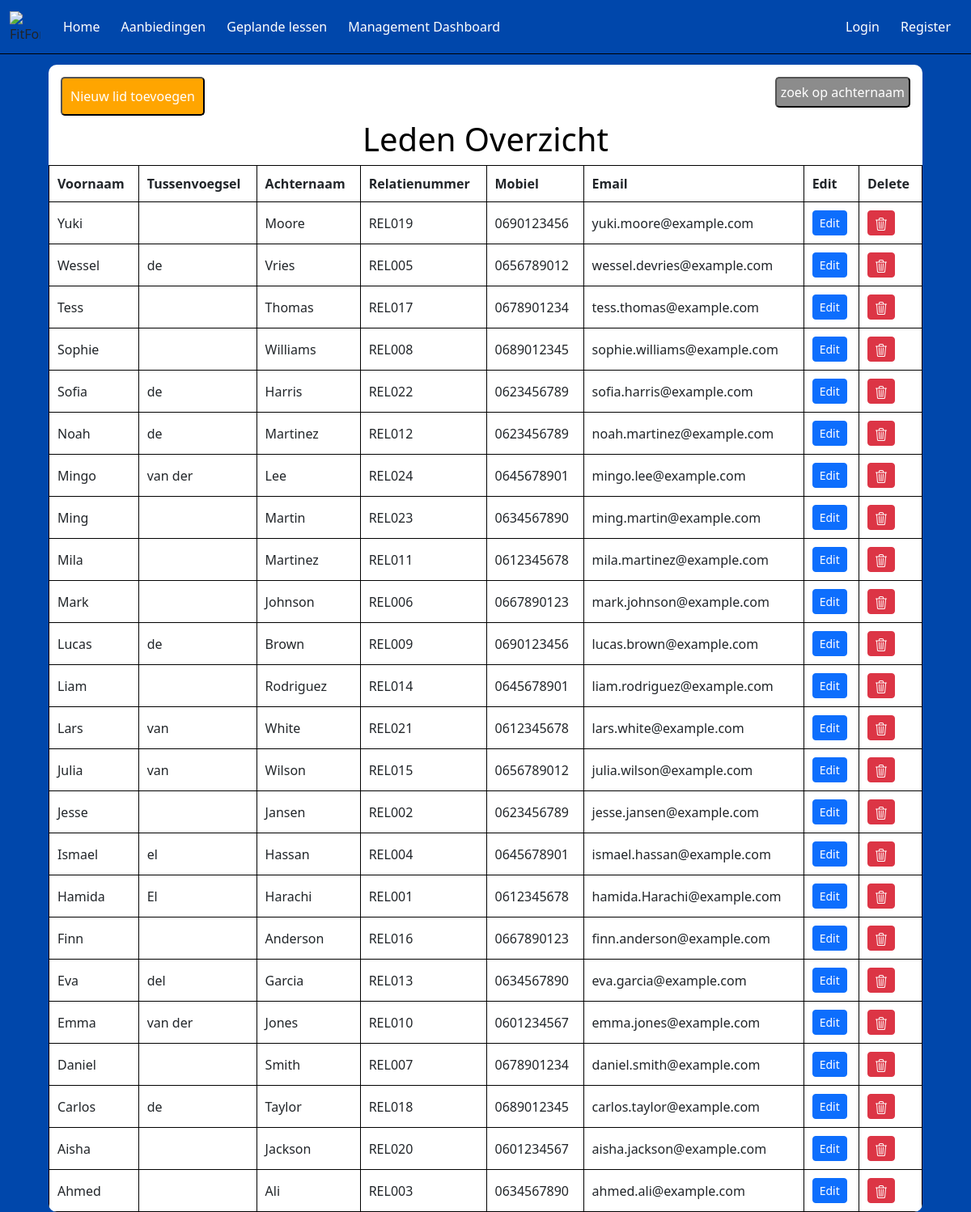
/LedenOverzicht/LedenOverzicht.php, run on the app's committed database.
### tables this page shows
CREATE TABLE LedenOverzicht
(
    user_id          INT(3)          UNSIGNED               NOT NULL   AUTO_INCREMENT,
    username         VARCHAR(50)                            NOT NULL,
    Voornaam         VARCHAR(150)                           NOT NULL,
    Tussenvoegsel    VARCHAR(50)                            NULL,
    Achternaam       VARCHAR(150)                           NOT NULL,
    Relatienummer    VARCHAR(50)                            NOT NULL,
    Mobiel           VARCHAR(180)                           NOT NULL,
    Email            VARCHAR(255)                           NOT NULL,
    Lid_Sinds        VARCHAR(10)                            NOT NULL,
    rol              ENUM('Administrator','Medewerker','Lid','GastGebruiker') NOT NULL,
    password         VARCHAR(255)                           NOT NULL,
    IsActief         BIT                                    NOT NULL    DEFAULT 1,
    Opmerking        VARCHAR(255)                           NULL        DEFAULT NULL,
    DatumAangemaakt  DATETIME(6)                            NOT NULL,
    DatumGewijzigd   DATETIME(6)                            NOT NULL,
    CONSTRAINT       PK_LedenOverzicht_user_id              PRIMARY KEY CLUSTERED(user_id)
);

### LedenOverzicht/LedenOverzicht.php (the view, shortened to what this page needs)
<?php
include('config.php');
$dsn = "mysql:host=$dbHost;dbname=$dbName;charset=UTF8";
$pdo = new PDO($dsn, $dbUser, $dbPass);
$sql = "SELECT  LDOZ.Voornaam,
                                        LDOZ.Tussenvoegsel,
                                        LDOZ.Achternaam,
                                        LDOZ.Relatienummer,
                                        LDOZ.Mobiel,
                                        LDOZ.Email
                                FROM ledenoverzicht AS LDOZ
                                ORDER BY LDOZ.Voornaam DESC";
$statement = $pdo->prepare($sql);
$statement->execute();
$result = $statement->fetchAll(PDO::FETCH_OBJ);
?>
<!DOCTYPE html>
<html lang="en">
<head>
  <link rel="stylesheet" href="style.css">
  <link href="https://cdn.jsdelivr.net/npm/bootstrap@5.3.3/dist/css/bootstrap.min.css" rel="stylesheet"
>
</head>
<body>
  <nav class="navbar navbar-expand-lg fixed-top">
    <div class="container-fluid">
      <img class="logo"
        src="https://www.burda-forward.de/files/images/03_Media/Brands/FitForFun/BF_Media_Brands_FitForFun_logo.png"
        alt="FitForFun Logo">
      <div class="collapse navbar-collapse" id="navbarNav">
        <ul class="navbar-nav me-auto">
          <li class="nav-item">
            <a class="nav-link" href="../Homepagina/index.php">Home</a>
          </li>
          <li class="nav-item">
            <a class="nav-link" href="../AanbiedingenPagina/aanbiedingen.php">Aanbiedingen</a>
          </li>
          <li class="nav-item">
            <a class="nav-link" href="../LesOverzicht/public/lessen.php">Geplande lessen</a>
          </li>
          <li class="nav-item">
            <a class="nav-link" href="../AccountsOverzicht/login.php">Management Dashboard</a>
          </li>
        </ul>
        <?php
            if (isset($_SESSION['loggedin']) && $_SESSION['loggedin'] === true) {
              echo '<ul class="navbar-nav">
                  <li class="nav-item">
                    <a class="nav-link" href="../Accountgegevens/index.php">Accountinstellingen</a>
                  </li>
                  <li class="nav-item">
                    <a class="nav-link" href="../AccountsOverzicht/logout.php">Uitloggen</a>
                  </li>
                  </ul>';
            } else {
              echo '<ul class="navbar-nav">
                  <li class="nav-item">
                    <a class="nav-link" href="../AccountsOverzicht/login.php">Login</a>
                  </li>
                  <li class="nav-item">
                    <a class="nav-link" href="../PerPeriode/create.php">Register</a>
                  </li>
                  </ul>';
            }
            ?>
          </div>
        </div>
      </nav>
  <div class="background">
    <button class="createbutton" onclick="window.location.href='create.php'">Nieuw lid toevoegen</button>
    <button class="searchbutton" onclick="toggleSearch()">zoek op achternaam</button>
    <h1>Leden Overzicht</h1>
    <table border="1">
      <tr>
        <th>Voornaam</th>
        <th>Tussenvoegsel</th>
        <th>Achternaam</th>
        <th>Relatienummer</th>
        <th>Mobiel</th>
        <th>Email</th>
        <th>Edit</th>
        <th>Delete</th>
      </tr>
      <?php foreach ($result as $row): ?>
        <tr>
          <td><?php echo htmlspecialchars($row->Voornaam); ?></td>
          <td><?php echo htmlspecialchars($row->Tussenvoegsel ?? ''); ?></td>
          <td><?php echo htmlspecialchars($row->Achternaam); ?></td>
          <td><?php echo htmlspecialchars($row->Relatienummer); ?></td>
          <td><?php echo htmlspecialchars($row->Mobiel); ?></td>
          <td><?php echo htmlspecialchars($row->Email); ?></td>
          <td>
            <a href="edit.php?Relatienummer=<?php echo urlencode($row->Relatienummer); ?>" class="btn btn-primary btn-sm">Edit</a>
          </td>
            <td>
              <?php
              if (!isset($validPincode)) {
                $pinStmt = $pdo->query("SELECT Pincode FROM `FitForFun`.`Pincode` LIMIT 1");
                $pinRow = $pinStmt->fetch(PDO::FETCH_OBJ);
                $validPincode = $pinRow ? $pinRow->Pincode : '';
              }
              ?>
              <form action="delete.php" method="POST" onsubmit="var pin = prompt('Voer de pincode in:'); if(pin === '<?php echo htmlspecialchars($validPincode); ?>') { return confirm('Weet je zeker dat je dit lid wilt verwijderen?'); } else { alert('Onjuiste pincode'); return false; }">
              <button type="submit" class="btn btn-danger btn-sm">
              </button>
              </form>
            </td>
        </tr>
      <?php endforeach; ?>
    </table>
  </div>
</body>
</html>

### LedenOverzicht/style.css (style rules this page uses)
body { font-family: Arial, sans-serif; background-color: #0047AB !important; background-size: cover; background-position: center; padding-top: 80px; }
h1 { color: rgb(0, 0, 0) !important; text-align: center; }
.navbar { background-color: #0047AB; border-bottom: 1px solid black; }
.navbar .logo { width: 38px; height: 38px; margin-right: 15px; }
.nav-item { color: white; margin: 5px; }
.nav-link { color: white !important; }
.background { background: rgb(255, 255, 255); width: 90%; max-width: 1200px; margin: 0 auto; overflow-x: auto; border-radius: 10px; position: relative; }
table { width: 100%; border-collapse: separate; border-spacing: 0 15px; }
table th, table td { padding: 10px; border: 1px solid black; text-align: left; }
.createbutton { position: relative; top: 5px; left: 5px; background-color: #FFA500; color: white; padding: 10px 10px; border-radius: 5px; text-decoration: none; margin: 10px; }
.searchbutton { position: absolute; top: 5px; right: 5px; background-color: #8c8c8c; color: white; padding: 5px 5px; border-radius: 5px; text-decoration: none; margin: 10px; }

### data on the page
ledenoverzicht: Voornaam "Yuki", Achternaam "Moore", Relatienummer "REL019", Mobiel "0690123456", Email "yuki.moore@example.com"
ledenoverzicht: Voornaam "Wessel", Tussenvoegsel "de", Achternaam "Vries", Relatienummer "REL005", Mobiel "0656789012", Email "wessel.devries@example.com"
ledenoverzicht: Voornaam "Tess", Achternaam "Thomas", Relatienummer "REL017", Mobiel "0678901234", Email "tess.thomas@example.com"
ledenoverzicht: Voornaam "Sophie", Achternaam "Williams", Relatienummer "REL008", Mobiel "0689012345", Email "sophie.williams@example.com"
ledenoverzicht: Voornaam "Sofia", Tussenvoegsel "de", Achternaam "Harris", Relatienummer "REL022", Mobiel "0623456789", Email "sofia.harris@example.com"
ledenoverzicht: Voornaam "Noah", Tussenvoegsel "de", Achternaam "Martinez", Relatienummer "REL012", Mobiel "0623456789", Email "noah.martinez@example.com"
ledenoverzicht: Voornaam "Mingo", Tussenvoegsel "van der", Achternaam "Lee", Relatienummer "REL024", Mobiel "0645678901", Email "mingo.lee@example.com"
ledenoverzicht: Voornaam "Ming", Achternaam "Martin", Relatienummer "REL023", Mobiel "0634567890", Email "ming.martin@example.com"
ledenoverzicht: Voornaam "Mila", Achternaam "Martinez", Relatienummer "REL011", Mobiel "0612345678", Email "mila.martinez@example.com"
ledenoverzicht: Voornaam "Mark", Achternaam "Johnson", Relatienummer "REL006", Mobiel "0667890123", Email "mark.johnson@example.com"
ledenoverzicht: Voornaam "Lucas", Tussenvoegsel "de", Achternaam "Brown", Relatienummer "REL009", Mobiel "0690123456", Email "lucas.brown@example.com"
ledenoverzicht: Voornaam "Liam", Achternaam "Rodriguez", Relatienummer "REL014", Mobiel "0645678901", Email "liam.rodriguez@example.com"
ledenoverzicht: Voornaam "Lars", Tussenvoegsel "van", Achternaam "White", Relatienummer "REL021", Mobiel "0612345678", Email "lars.white@example.com"
ledenoverzicht: Voornaam "Julia", Tussenvoegsel "van", Achternaam "Wilson", Relatienummer "REL015", Mobiel "0656789012", Email "julia.wilson@example.com"
ledenoverzicht: Voornaam "Jesse", Achternaam "Jansen", Relatienummer "REL002", Mobiel "0623456789", Email "jesse.jansen@example.com"
ledenoverzicht: Voornaam "Ismael", Tussenvoegsel "el", Achternaam "Hassan", Relatienummer "REL004", Mobiel "0645678901", Email "ismael.hassan@example.com"
ledenoverzicht: Voornaam "Hamida", Tussenvoegsel "El", Achternaam "Harachi", Relatienummer "REL001", Mobiel "0612345678", Email "hamida.Harachi@example.com"
ledenoverzicht: Voornaam "Finn", Achternaam "Anderson", Relatienummer "REL016", Mobiel "0667890123", Email "finn.anderson@example.com"
ledenoverzicht: Voornaam "Eva", Tussenvoegsel "del", Achternaam "Garcia", Relatienummer "REL013", Mobiel "0634567890", Email "eva.garcia@example.com"
ledenoverzicht: Voornaam "Emma", Tussenvoegsel "van der", Achternaam "Jones", Relatienummer "REL010", Mobiel "0601234567", Email "emma.jones@example.com"
ledenoverzicht: Voornaam "Daniel", Achternaam "Smith", Relatienummer "REL007", Mobiel "0678901234", Email "daniel.smith@example.com"
ledenoverzicht: Voornaam "Carlos", Tussenvoegsel "de", Achternaam "Taylor", Relatienummer "REL018", Mobiel "0689012345", Email "carlos.taylor@example.com"
ledenoverzicht: Voornaam "Aisha", Achternaam "Jackson", Relatienummer "REL020", Mobiel "0601234567", Email "aisha.jackson@example.com"
ledenoverzicht: Voornaam "Ahmed", Achternaam "Ali", Relatienummer "REL003", Mobiel "0634567890", Email "ahmed.ali@example.com"
